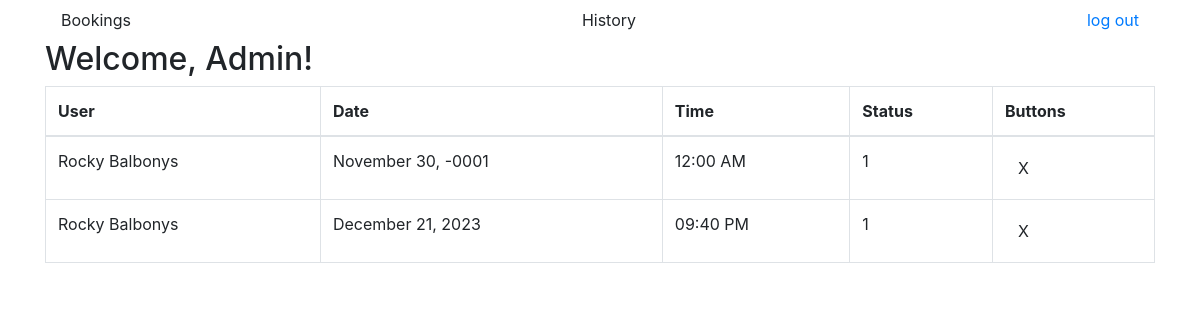
Page /admin/adminpage.php on the earlier database version.
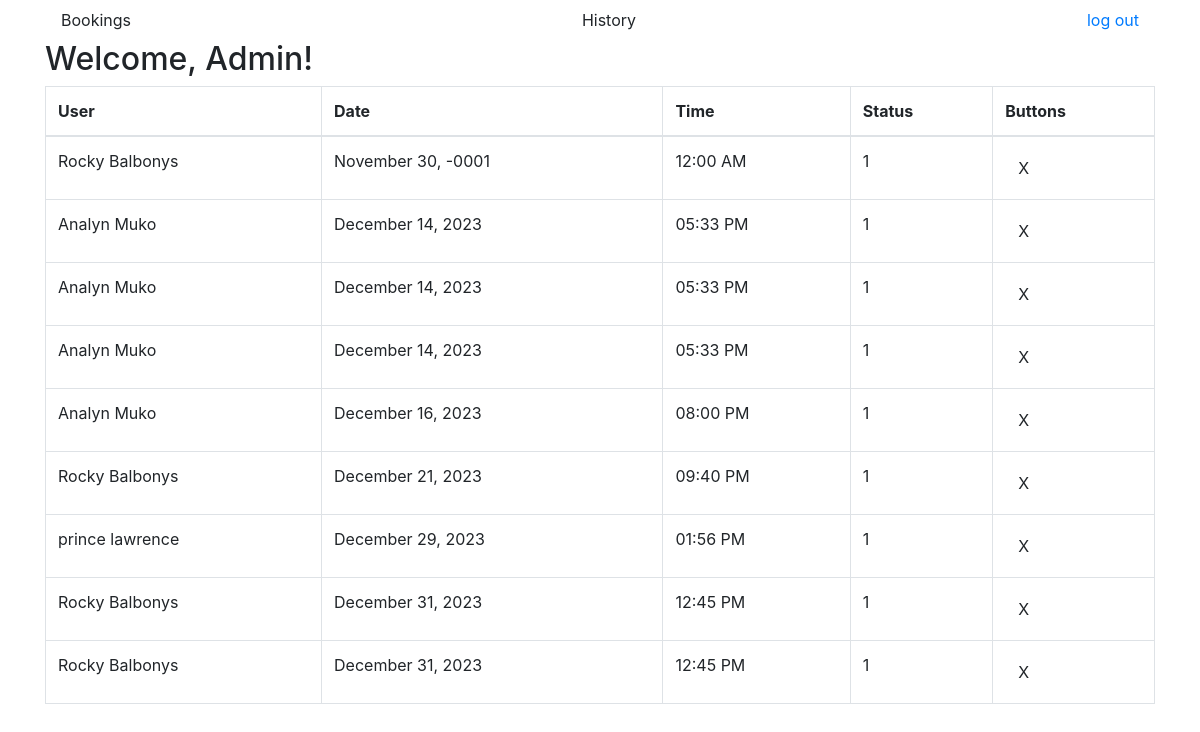
Same page on the later database version.
### tables this page shows
CREATE TABLE `tbl_bookings` (
  `booking_id` int NOT NULL,
  `booking_user` int NOT NULL,
  `booking_service` int NOT NULL,
  `booking_date` date NOT NULL,
  `booking_time` time(6) NOT NULL,
  `booking_status` varchar(10) NOT NULL DEFAULT '1'
);

CREATE TABLE `tbl_users` (
  `user_id` int NOT NULL,
  `user_email` varchar(50) NOT NULL,
  `user_password` varchar(50) NOT NULL,
  `user_firstname` varchar(50) NOT NULL,
  `user_lastname` varchar(50) NOT NULL,
  `user_gender` varchar(10) NOT NULL,
  `user_phonenumber` varchar(11) NOT NULL
);

### admin/adminpage.php (the view, shortened to what this page needs)
<?php
    include  "connection.php";
?>
<!DOCTYPE html>
<html lang="en">
<head>
    <link href="https://stackpath.bootstrapcdn.com/bootstrap/4.5.2/css/bootstrap.min.css" rel="stylesheet">
</head>
<body>
    <div class="container">
            <nav class="navbar">
                <div class="nav-item">Bookings</div>
                <div class="nav-item">History</div>
                <div class="nav-item"><a href="logout.php">log out</a></div>
            </nav>
            <div class="h2">
                Welcome, Admin!
            </div>
            <div>
                <?php
                     $selectAllAppointments = "SELECT * FROM tbl_bookings
                     JOIN tbl_users
                     ON tbl_bookings.booking_user = tbl_users.user_id
                     ORDER BY booking_date ASC, booking_time ASC;";
                    $query = mysqli_query($conn, $selectAllAppointments);
                    if (mysqli_query($conn, $selectAllAppointments)) {
                       echo '<table class="table table-bordered">
                                   <thead>
                                       <tr>
                                           <th>User</th>
                                           <th>Date</th>
                                           <th>Time</th>
                                           <th>Status</th>
                                           <th>Buttons</th>
                                       </tr>
                                   </thead>
                                   <tbody>';
                           while ($row = mysqli_fetch_array($query)) {
                               echo '<tr>';
                               echo '<td>' . $row["user_firstname"] . " " . $row["user_lastname"] . '</td>';
                               $formattedDate = date('F j, Y', strtotime($row["booking_date"]));
                               echo '<td>' .  $formattedDate . '</td>';
                               $formattedTime = date('h:i A', strtotime($row["booking_time"]));
                               echo '<td>' . $formattedTime . '</td>';
                               echo '<td>' . $row["booking_status"] . '</td>';
                               echo '<td>' . "<div class='btn'>X</div>" . '</td>';
                               echo '</tr>';
                           }
                           echo '</tbody>
                               </table>';
                    }
                ?>
            </div>
    </div>
</body>
</html>

Differences in the rows shown:
added tbl_bookings: tbl_users.user_firstname "Analyn", tbl_users.user_lastname "Muko", booking_date "December 14, 2023", booking_time "05:33 PM", booking_status "1"
added tbl_bookings: tbl_users.user_firstname "Analyn", tbl_users.user_lastname "Muko", booking_date "December 14, 2023", booking_time "05:33 PM", booking_status "1"
added tbl_bookings: tbl_users.user_firstname "Analyn", tbl_users.user_lastname "Muko", booking_date "December 14, 2023", booking_time "05:33 PM", booking_status "1"
added tbl_bookings: tbl_users.user_firstname "Analyn", tbl_users.user_lastname "Muko", booking_date "December 16, 2023", booking_time "08:00 PM", booking_status "1"
added tbl_bookings: tbl_users.user_firstname "prince", tbl_users.user_lastname "lawrence", booking_date "December 29, 2023", booking_time "01:56 PM", booking_status "1"
added tbl_bookings: tbl_users.user_firstname "Rocky", tbl_users.user_lastname "Balbonys", booking_date "December 31, 2023", booking_time "12:45 PM", booking_status "1"
added tbl_bookings: tbl_users.user_firstname "Rocky", tbl_users.user_lastname "Balbonys", booking_date "December 31, 2023", booking_time "12:45 PM", booking_status "1"
